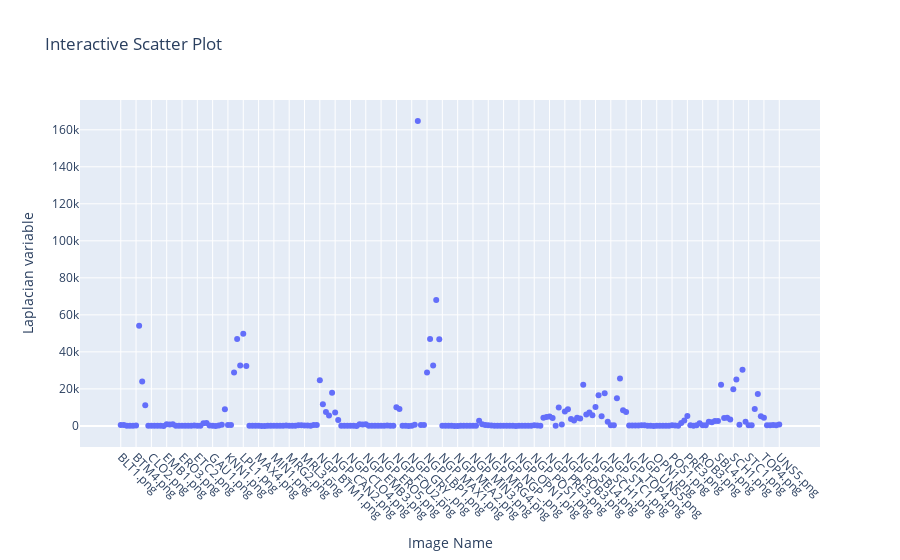

Notebook source saved alongside this figure:
### Code cell
data.clear()
### boundary strength
## sharp images have high laplacian
print("Laplcian var:")
for name, img in images:
    laplacian = cv2.Laplacian(img, cv2.CV_64F).var()
    #print(f"Image {name}: {str(laplacian)}")
    data.append([name, laplacian])
    
    
data = sorted(data, key=lambda x: x[0])
for datum in data:
    print(datum)
plot_scatter(data, "Laplacian variable")

### Figure 1 — Plotly figure (JSON) as saved in the notebook; plotly's stock layout.template omitted (floating-point values rounded to 4 significant figures; data arrays with more than 128 entries replaced by an {"elided": "..."} marker saying what was removed)
{"data": [{"hovertemplate": "Image Name=%{x}<br>Laplacian variable=%{y}<extra></extra>", "legendgroup": "", "marker": {"color": "#636efa", "symbol": "circle"}, "mode": "markers", "name": "", "orientation": "v", "showlegend": false, "type": "scatter", "x": {"elided": "216 str values"}, "xaxis": "x", "y": {"elided": "216 float values"}, "yaxis": "y"}], "layout": {"legend": {"tracegroupgap": 0}, "title": {"text": "Interactive Scatter Plot"}, "xaxis": {"anchor": "y", "domain": [0, 1], "tickangle": 45, "title": {"text": "Image Name"}}, "yaxis": {"anchor": "x", "domain": [0, 1], "title": {"text": "Laplacian variable"}}}}
